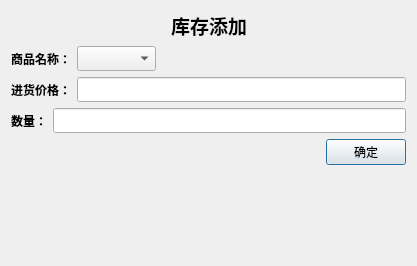
<?xml version="1.0" encoding="UTF-8"?>
<ui version="4.0">
 <class>StockAddDialog</class>
 <widget class="QDialog" name="StockAddDialog">
  <property name="geometry">
   <rect>
    <x>0</x>
    <y>0</y>
    <width>417</width>
    <height>266</height>
   </rect>
  </property>
  <property name="windowTitle">
   <string>Dialog</string>
  </property>
  <layout class="QVBoxLayout" name="verticalLayout">
   <item>
    <layout class="QHBoxLayout" name="horizontalLayout">
     <item>
      <spacer name="horizontalSpacer">
       <property name="orientation">
        <enum>Qt::Horizontal</enum>
       </property>
       <property name="sizeHint" stdset="0">
        <size>
         <width>40</width>
         <height>20</height>
        </size>
       </property>
      </spacer>
     </item>
     <item>
      <widget class="QLabel" name="stockAddLabel">
       <property name="font">
        <font>
         <family>微软雅黑</family>
         <pointsize>14</pointsize>
         <weight>75</weight>
         <bold>true</bold>
        </font>
       </property>
       <property name="text">
        <string>库存添加</string>
       </property>
      </widget>
     </item>
     <item>
      <spacer name="horizontalSpacer_2">
       <property name="orientation">
        <enum>Qt::Horizontal</enum>
       </property>
       <property name="sizeHint" stdset="0">
        <size>
         <width>40</width>
         <height>20</height>
        </size>
       </property>
      </spacer>
     </item>
    </layout>
   </item>
   <item>
    <layout class="QHBoxLayout" name="horizontalLayout_4">
     <item>
      <widget class="QLabel" name="nameLabel">
       <property name="font">
        <font>
         <family>微软雅黑</family>
         <weight>75</weight>
         <bold>true</bold>
        </font>
       </property>
       <property name="text">
        <string>商品名称：</string>
       </property>
      </widget>
     </item>
     <item>
      <widget class="QComboBox" name="nameCombo">
       <property name="sizePolicy">
        <sizepolicy hsizetype="Minimum" vsizetype="Fixed">
         <horstretch>0</horstretch>
         <verstretch>0</verstretch>
        </sizepolicy>
       </property>
       <property name="font">
        <font>
         <family>仿宋</family>
         <weight>75</weight>
         <bold>true</bold>
        </font>
       </property>
      </widget>
     </item>
     <item>
      <spacer name="horizontalSpacer_3">
       <property name="orientation">
        <enum>Qt::Horizontal</enum>
       </property>
       <property name="sizeHint" stdset="0">
        <size>
         <width>40</width>
         <height>20</height>
        </size>
       </property>
      </spacer>
     </item>
    </layout>
   </item>
   <item>
    <layout class="QHBoxLayout" name="horizontalLayout_3">
     <item>
      <widget class="QLabel" name="purchasePriceLabel">
       <property name="font">
        <font>
         <family>微软雅黑</family>
         <weight>75</weight>
         <bold>true</bold>
        </font>
       </property>
       <property name="text">
        <string>进货价格：</string>
       </property>
      </widget>
     </item>
     <item>
      <widget class="QLineEdit" name="purchasePriceEdit">
       <property name="font">
        <font>
         <family>微软雅黑</family>
        </font>
       </property>
      </widget>
     </item>
    </layout>
   </item>
   <item>
    <layout class="QHBoxLayout" name="horizontalLayout_2">
     <item>
      <widget class="QLabel" name="numberLabel">
       <property name="font">
        <font>
         <family>微软雅黑</family>
         <weight>75</weight>
         <bold>true</bold>
        </font>
       </property>
       <property name="text">
        <string>数量：</string>
       </property>
      </widget>
     </item>
     <item>
      <widget class="QLineEdit" name="numberEdit">
       <property name="font">
        <font>
         <family>微软雅黑</family>
        </font>
       </property>
      </widget>
     </item>
    </layout>
   </item>
   <item>
    <layout class="QHBoxLayout" name="horizontalLayout_5">
     <item>
      <spacer name="horizontalSpacer_4">
       <property name="orientation">
        <enum>Qt::Horizontal</enum>
       </property>
       <property name="sizeHint" stdset="0">
        <size>
         <width>40</width>
         <height>20</height>
        </size>
       </property>
      </spacer>
     </item>
     <item>
      <widget class="QPushButton" name="sureButton">
       <property name="font">
        <font>
         <family>仿宋</family>
        </font>
       </property>
       <property name="text">
        <string>确定</string>
       </property>
      </widget>
     </item>
    </layout>
   </item>
   <item>
    <spacer name="verticalSpacer">
     <property name="orientation">
      <enum>Qt::Vertical</enum>
     </property>
     <property name="sizeHint" stdset="0">
      <size>
       <width>20</width>
       <height>90</height>
      </size>
     </property>
    </spacer>
   </item>
  </layout>
 </widget>
 <resources/>
 <connections/>
</ui>
